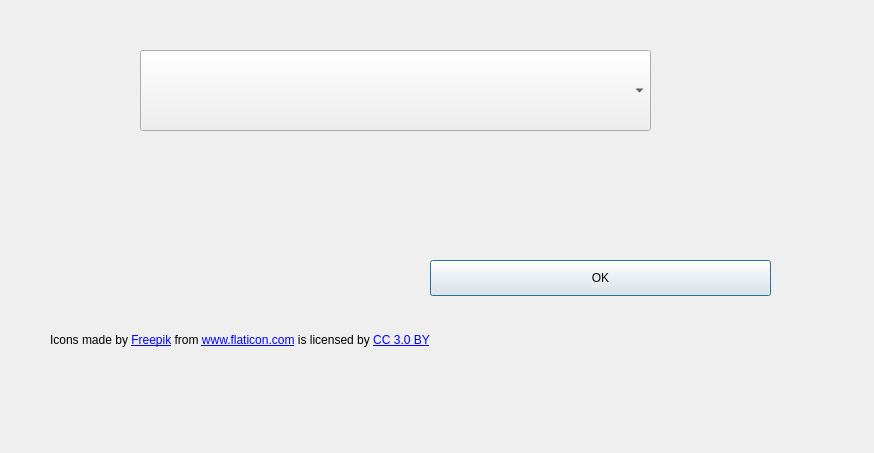
<?xml version="1.0" encoding="UTF-8"?>
<ui version="4.0">
 <class>Dialog</class>
 <widget class="QDialog" name="Dialog">
  <property name="geometry">
   <rect>
    <x>0</x>
    <y>0</y>
    <width>874</width>
    <height>453</height>
   </rect>
  </property>
  <property name="windowTitle">
   <string>Dialog</string>
  </property>
  <widget class="QLabel" name="label">
   <property name="geometry">
    <rect>
     <x>50</x>
     <y>330</y>
     <width>771</width>
     <height>20</height>
    </rect>
   </property>
   <property name="text">
    <string>&lt;div&gt;Icons made by &lt;a href=&quot;http://www.freepik.com&quot; title=&quot;Freepik&quot;&gt;Freepik&lt;/a&gt; from &lt;a href=&quot;https://www.flaticon.com/&quot; title=&quot;Flaticon&quot;&gt;www.flaticon.com&lt;/a&gt; is licensed by &lt;a href=&quot;http://creativecommons.org/licenses/by/3.0/&quot; title=&quot;Creative Commons BY 3.0&quot; target=&quot;_blank&quot;&gt;CC 3.0 BY&lt;/a&gt;&lt;/div&gt;</string>
   </property>
  </widget>
  <widget class="QComboBox" name="combo">
   <property name="geometry">
    <rect>
     <x>140</x>
     <y>50</y>
     <width>511</width>
     <height>81</height>
    </rect>
   </property>
   <property name="iconSize">
    <size>
     <width>32</width>
     <height>32</height>
    </size>
   </property>
  </widget>
  <widget class="QPushButton" name="button">
   <property name="geometry">
    <rect>
     <x>430</x>
     <y>260</y>
     <width>341</width>
     <height>36</height>
    </rect>
   </property>
   <property name="text">
    <string>OK</string>
   </property>
  </widget>
 </widget>
 <resources/>
 <connections/>
</ui>
